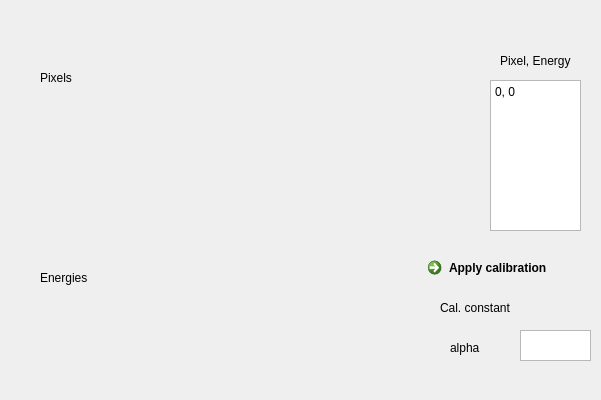
    <widget class="QWidget" name="tab_calibration">
     <attribute name="title">
      <string>Cal. (PES)</string>
     </attribute>
     <widget class="QWidget" name="gridLayoutWidget_5">
      <property name="geometry">
       <rect>
        <x>30</x>
        <y>100</y>
        <width>351</width>
        <height>101</height>
       </rect>
      </property>
      <layout class="QGridLayout" name="pes_show_pixels"/>
     </widget>
     <widget class="QWidget" name="gridLayoutWidget_6">
      <property name="geometry">
       <rect>
        <x>30</x>
        <y>300</y>
        <width>351</width>
        <height>91</height>
       </rect>
      </property>
      <layout class="QGridLayout" name="pes_show_energy"/>
     </widget>
     <widget class="QLabel" name="label_pixel_axis">
      <property name="geometry">
       <rect>
        <x>40</x>
        <y>70</y>
        <width>49</width>
        <height>16</height>
       </rect>
      </property>
      <property name="text">
       <string>Pixels</string>
      </property>
     </widget>
     <widget class="QLabel" name="label_energy_axis">
      <property name="geometry">
       <rect>
        <x>40</x>
        <y>270</y>
        <width>49</width>
        <height>16</height>
       </rect>
      </property>
      <property name="text">
       <string>Energies</string>
      </property>
     </widget>
     <widget class="QTextEdit" name="test_edit_cal_points">
      <property name="geometry">
       <rect>
        <x>490</x>
        <y>80</y>
        <width>91</width>
        <height>151</height>
       </rect>
      </property>
      <property name="html">
       <string>&lt;!DOCTYPE HTML PUBLIC &quot;-//W3C//DTD HTML 4.0//EN&quot; &quot;http://www.w3.org/TR/REC-html40/strict.dtd&quot;&gt;
&lt;html&gt;&lt;head&gt;&lt;meta name=&quot;qrichtext&quot; content=&quot;1&quot; /&gt;&lt;meta charset=&quot;utf-8&quot; /&gt;&lt;style type=&quot;text/css&quot;&gt;
p, li { white-space: pre-wrap; }
hr { height: 1px; border-width: 0; }
li.unchecked::marker { content: &quot;\2610&quot;; }
li.checked::marker { content: &quot;\2612&quot;; }
&lt;/style&gt;&lt;/head&gt;&lt;body style=&quot; font-family:'Segoe UI'; font-size:9pt; font-weight:400; font-style:normal;&quot;&gt;
&lt;p style=&quot; margin-top:0px; margin-bottom:0px; margin-left:0px; margin-right:0px; -qt-block-indent:0; text-indent:0px;&quot;&gt;0, 0&lt;/p&gt;
&lt;p style=&quot;-qt-paragraph-type:empty; margin-top:0px; margin-bottom:0px; margin-left:0px; margin-right:0px; -qt-block-indent:0; text-indent:0px;&quot;&gt;&lt;br /&gt;&lt;/p&gt;&lt;/body&gt;&lt;/html&gt;</string>
      </property>
     </widget>
     <widget class="QLabel" name="label_cal_points">
      <property name="geometry">
       <rect>
        <x>500</x>
        <y>50</y>
        <width>71</width>
        <height>21</height>
       </rect>
      </property>
      <property name="text">
       <string>Pixel, Energy</string>
      </property>
     </widget>
     <widget class="QCommandLinkButton" name="button_apply_calibration">
      <property name="geometry">
       <rect>
        <x>420</x>
        <y>250</y>
        <width>172</width>
        <height>41</height>
       </rect>
      </property>
      <property name="text">
       <string>Apply calibration</string>
      </property>
     </widget>
     <widget class="QLabel" name="label_pes_cal_constants">
      <property name="geometry">
       <rect>
        <x>440</x>
        <y>300</y>
        <width>91</width>
        <height>16</height>
       </rect>
      </property>
      <property name="text">
       <string>Cal. constant</string>
      </property>
     </widget>
     <widget class="QTextBrowser" name="text_display_cal_constant">
      <property name="geometry">
       <rect>
        <x>520</x>
        <y>330</y>
        <width>71</width>
        <height>31</height>
       </rect>
      </property>
      <property name="html">
       <string>&lt;!DOCTYPE HTML PUBLIC &quot;-//W3C//DTD HTML 4.0//EN&quot; &quot;http://www.w3.org/TR/REC-html40/strict.dtd&quot;&gt;
&lt;html&gt;&lt;head&gt;&lt;meta name=&quot;qrichtext&quot; content=&quot;1&quot; /&gt;&lt;meta charset=&quot;utf-8&quot; /&gt;&lt;style type=&quot;text/css&quot;&gt;
p, li { white-space: pre-wrap; }
hr { height: 1px; border-width: 0; }
li.unchecked::marker { content: &quot;\2610&quot;; }
li.checked::marker { content: &quot;\2612&quot;; }
&lt;/style&gt;&lt;/head&gt;&lt;body style=&quot; font-family:'Segoe UI'; font-size:9pt; font-weight:400; font-style:normal;&quot;&gt;
&lt;p style=&quot;-qt-paragraph-type:empty; margin-top:0px; margin-bottom:0px; margin-left:0px; margin-right:0px; -qt-block-indent:0; text-indent:0px;&quot;&gt;&lt;br /&gt;&lt;/p&gt;&lt;/body&gt;&lt;/html&gt;</string>
      </property>
     </widget>
     <widget class="QLabel" name="label_pes_constant_alpha">
      <property name="geometry">
       <rect>
        <x>450</x>
        <y>340</y>
        <width>61</width>
        <height>16</height>
       </rect>
      </property>
      <property name="text">
       <string>alpha</string>
      </property>
     </widget>
    </widget>
